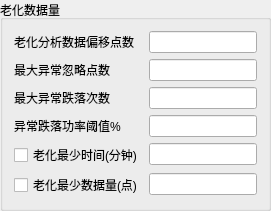
           <widget class="QGroupBox" name="groupBox_29">
            <property name="title">
             <string>老化数据量</string>
            </property>
            <layout class="QFormLayout" name="formLayout_21">
             <item row="4" column="0">
              <widget class="QCheckBox" name="bym600_aging_time_ckx">
               <property name="text">
                <string>老化最少时间(分钟)</string>
               </property>
              </widget>
             </item>
             <item row="4" column="1">
              <widget class="QLineEdit" name="bym600_aging_time_edt"/>
             </item>
             <item row="5" column="0">
              <widget class="QCheckBox" name="bym600_aging_num_ckx">
               <property name="text">
                <string>老化最少数据量(点)</string>
               </property>
              </widget>
             </item>
             <item row="5" column="1">
              <widget class="QLineEdit" name="bym600_aging_num_edt"/>
             </item>
             <item row="0" column="0">
              <widget class="QLabel" name="bym600_aging_offset_lb">
               <property name="text">
                <string>老化分析数据偏移点数</string>
               </property>
              </widget>
             </item>
             <item row="0" column="1">
              <widget class="QLineEdit" name="bym600_aging_offset_edt"/>
             </item>
             <item row="1" column="0">
              <widget class="QLabel" name="label_9">
               <property name="text">
                <string>最大异常忽略点数</string>
               </property>
              </widget>
             </item>
             <item row="2" column="0">
              <widget class="QLabel" name="label_10">
               <property name="text">
                <string>最大异常跌落次数</string>
               </property>
              </widget>
             </item>
             <item row="3" column="0">
              <widget class="QLabel" name="label_11">
               <property name="text">
                <string>异常跌落功率阈值%</string>
               </property>
              </widget>
             </item>
             <item row="1" column="1">
              <widget class="QLineEdit" name="bym600_ignore_max_edt"/>
             </item>
             <item row="2" column="1">
              <widget class="QLineEdit" name="bym600_drop_max_edt"/>
             </item>
             <item row="3" column="1">
              <widget class="QLineEdit" name="bym600_drop_value_edt"/>
             </item>
            </layout>
           </widget>
